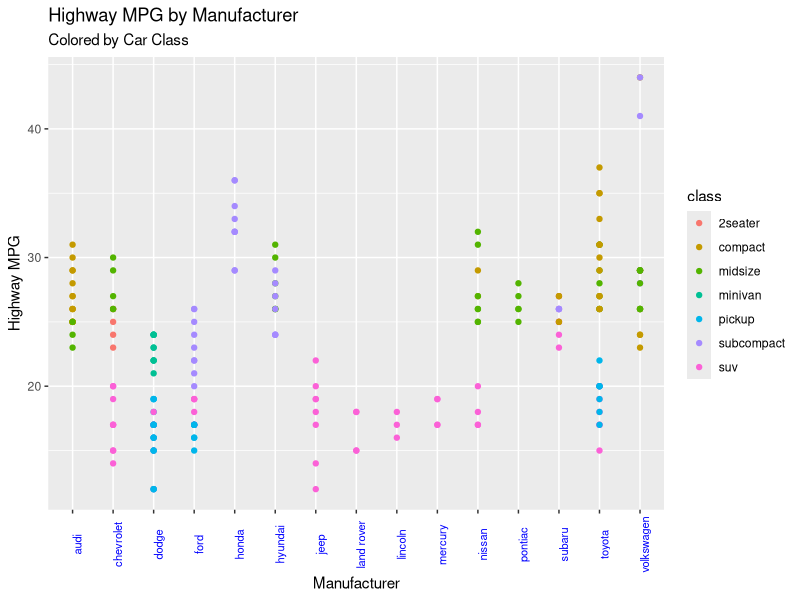
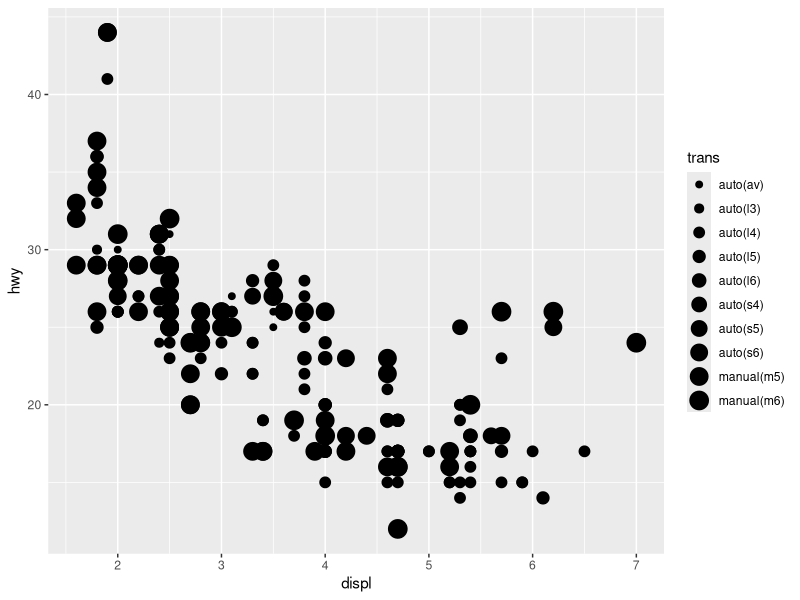
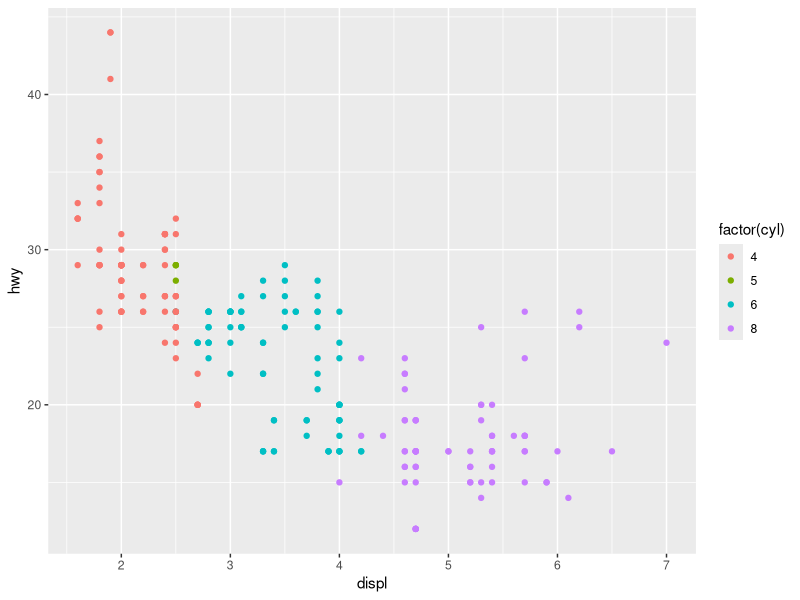
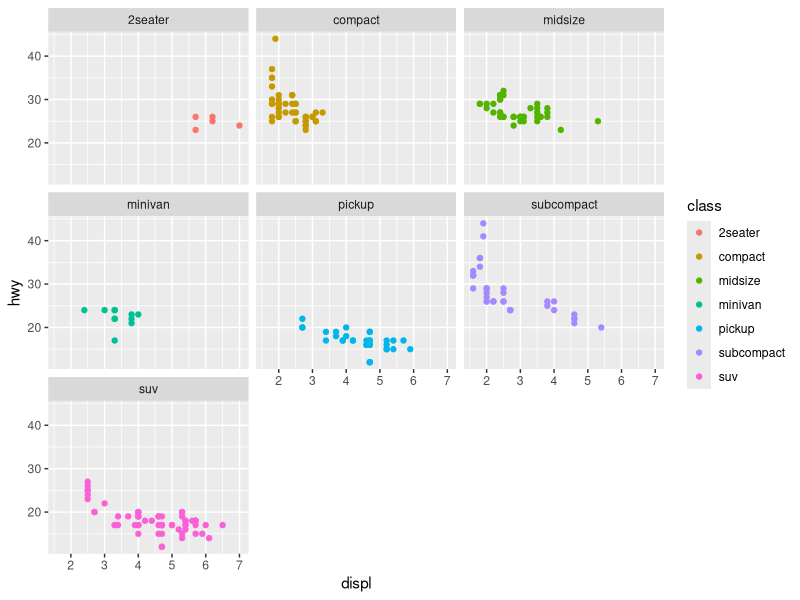
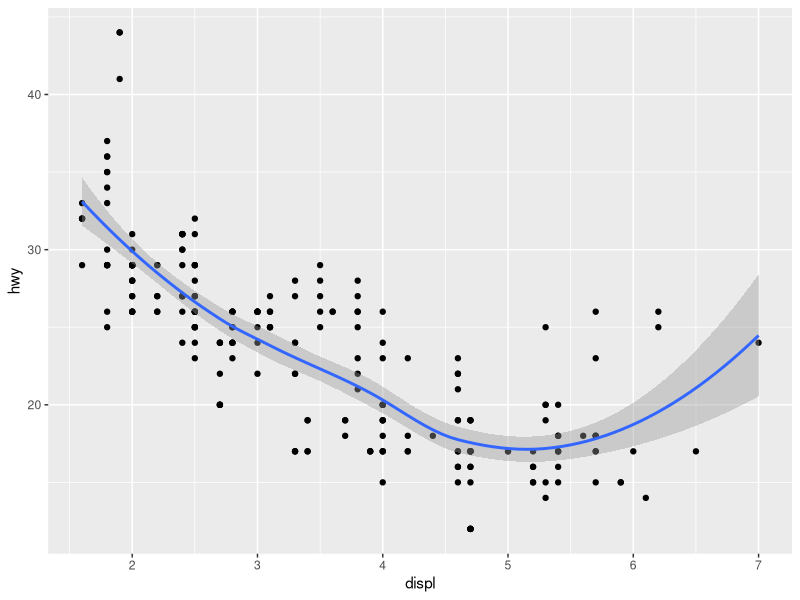
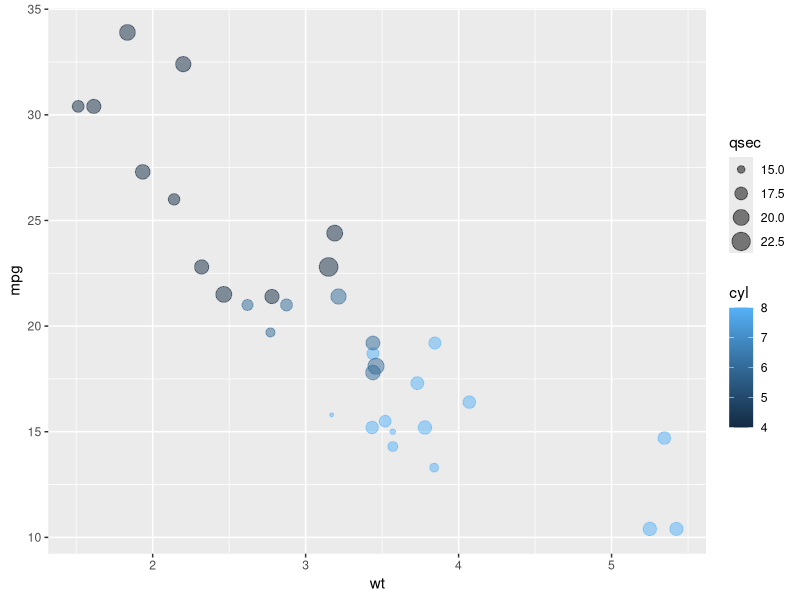

Source code (R) for these figures, in order:
#Session 10 - ggplot2

#---ggplot2--------------------------------------------------------------------
#ggplot(data = data.frame, mapping=aes(x= vari, y=vari), ...)  + geom_name()

library(ggplot2)

#example with mpg dataset
ggplot(mpg, aes(x=manufacturer, y=hwy, color=class)) + 
      geom_point() + 
      theme(axis.text.x = element_text(color = "blue", size = 8, angle = 90)) +
      labs(x="Manufacturer", y="Highway MPG", title="Highway MPG by Manufacturer",
           subtitle="Colored by Car Class")



#---examples-------------------------------------------------------------------
#ppt example
ggplot(mpg, aes(displ, hwy, size=trans)) + geom_point()


#another example
ggplot(mpg, aes(displ, hwy, color=factor(cyl))) + geom_point()



#---facet----------------------------------------------------------------------
ggplot(mpg, aes(displ, hwy, color=class)) + geom_point() + facet_wrap(~class)



#---smooth---------------------------------------------------------------------
ggplot(mpg, aes(displ, hwy)) + geom_point() + geom_smooth()




#---other ex-------------------------------------------------------------------
ggplot(mtcars, aes(wt, mpg)) + 
  geom_point(aes(color=cyl, size=qsec), alpha = 0.5)


